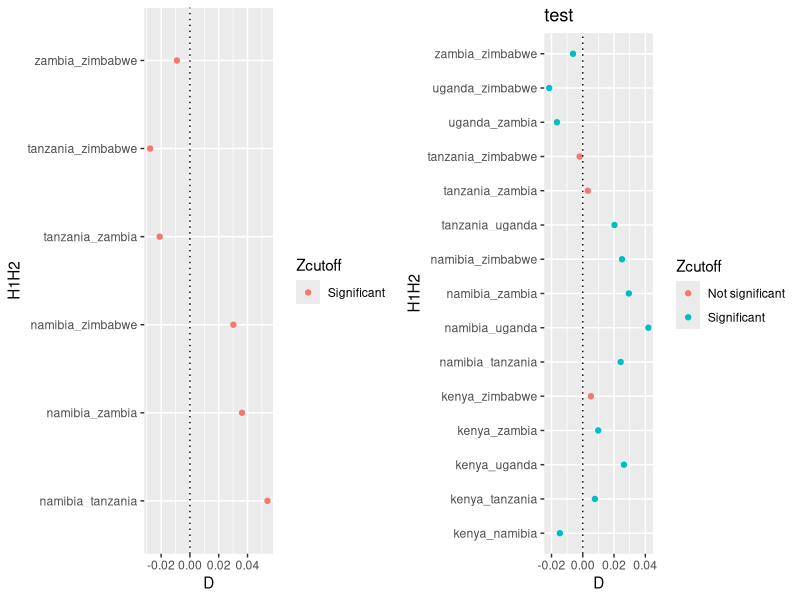
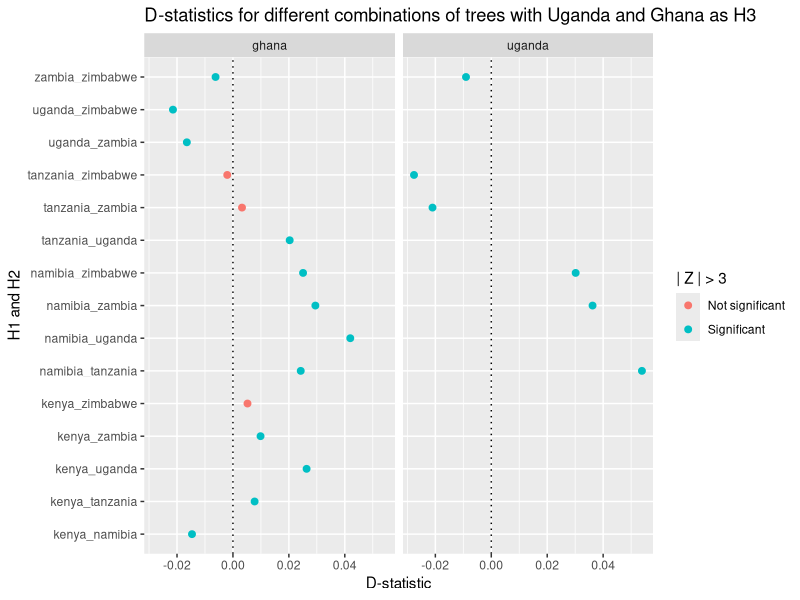

Recreate these plots in R, in order.
## ---- chunk 1
knitr::opts_chunk$set(echo = TRUE)
library(tidyverse)
library(gridExtra)
## ---- chunk 2
abbababa <- read.csv("result.Observed.txt", header = T, sep = "\t")
rank <- c("ghana" = 6, "kenya" = 5, "namibia" = 1, "tanzania" = 3, "uganda" = 4, "zambia" = 2, "zimbabwe" = 1)

abbababa <- mutate(abbababa, H1r = recode(H1, "ghana" = 6, "kenya" = 5, "namibia" = 1, "tanzania" = 3, "uganda" = 4, "zambia" = 2, "zimbabwe" = 1), 
               H2r = recode(H2, "ghana" = 6, "kenya" = 5, "namibia" = 1, "tanzania" = 3, "uganda" = 4, "zambia" = 2, "zimbabwe" = 1), 
               H3r = recode(H3, "ghana" = 6, "kenya" = 5, "namibia" = 1, "tanzania" = 3, "uganda" = 4, "zambia" = 2, "zimbabwe" = 1)
               )
abbababa <- filter(abbababa, H1r < H3r & H2r < H3r)

p1 <- filter(abbababa, H3 == "uganda") %>%
  arrange(desc(D)) %>%
  unite(H1H2, H1:H2,remove = F) %>%
  mutate(Zcutoff = ifelse( abs(Z) > 3,"Significant" ,"Not significant")) %>%
  ggplot(aes(D, H1H2, color = Zcutoff)) +
  geom_point() +
  geom_vline(xintercept = 0, linetype="dotted")
#  theme(legend.position="none")

p2 <- filter(abbababa, H3 == "ghana") %>%
  arrange(desc(D)) %>%
  unite(H1H2, H1:H2,remove = F) %>%
  mutate(Zcutoff = ifelse( abs(Z) > 3,"Significant" ,"Not significant")) %>%
  ggplot(aes(D, H1H2, color = Zcutoff)) +
  geom_point() +
  geom_vline(xintercept = 0, linetype="dotted") +
  ggtitle("test")

grid.arrange(p1, p2, ncol = 2)

filter(abbababa, H3 == "ghana" | H3 == "uganda") %>%
  arrange(desc(D)) %>%
  unite(H1H2, H1:H2,remove = F) %>%
  mutate(Z_cutoff = ifelse( abs(Z) > 3,"Significant" ,"Not significant")) %>%
  ggplot(aes(D, H1H2, color = Z_cutoff)) +
  geom_point(cex = 2) +
  geom_vline(xintercept = 0, linetype="dotted") +
  ggtitle("D-statistics for different combinations of trees with Uganda and Ghana as H3") +
  xlab("D-statistic") +
  ylab("H1 and H2") +
  labs(color = "| Z | > 3") +
  facet_wrap(~H3)
